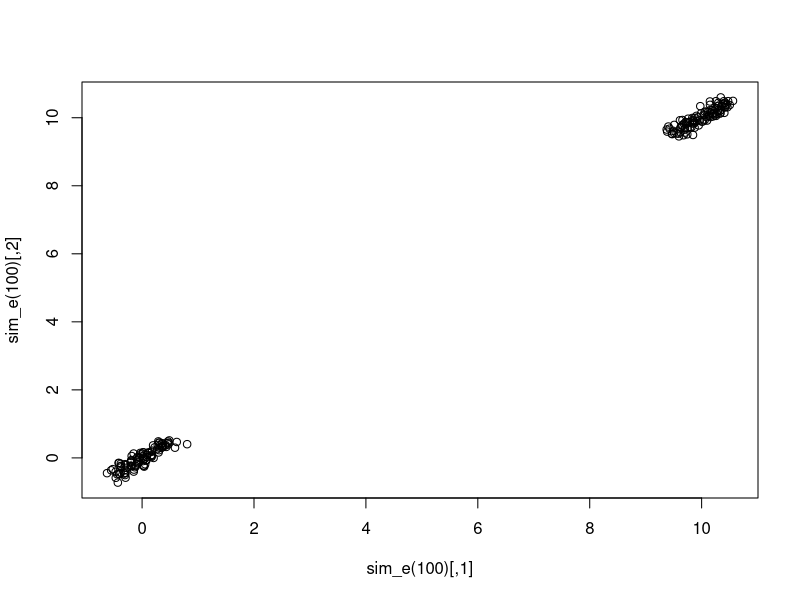

This figure's R source:

#' Simulation 'b' in the gap statistic paper
#'
#' By default, simulate three clusters with standard normal error
#'
#' @param counts a vector of counts for each center
#' @param centers a matrix of centers. Each row contains a p-dimensional vector
#' which represents the center
#' @param mu the mean for the standard noise
#' @param sdev the standard deviation for the noise
#' @return a matrix of dimension sum(counts) by ncol(centers)
sim_b <- function(
    counts = c(25, 50, 25),
    centers = matrix(c(0, 0, 0, 5, 5, -3), ncol = 2, byrow = T),
    mu = 0, sdev = 1)
{
    if (length(counts) != nrow(centers))
        stop("Counts must have same length as number of rows.")

    eps <- rnorm(sum(counts) * ncol(centers), mean = mu, sd = sdev)

    mat <- Map(function(row_i, cnt)
        {
            cur_row <- centers[row_i,]
            matrix(rep(cur_row, cnt), ncol = ncol(centers), byrow = T)
        }, 1:nrow(centers), counts)

    mat <- do.call(rbind, mat)
    mat + eps
}

#' Replicate centers
#'
#' Replicate a bunch of centers
#'
#' @param centers a matrix where each row represents a center in ncol(centers)
#' dimensional space
#' @param counts a count of each row
#' @return a matrix of \code{sum(counts)} rows and ncol(centers) columns
rep_centers <- function(centers, counts)
{
    mat <- Map(function(row_i, cnt)
        {
            cur_row <- centers[row_i,]
            matrix(rep(cur_row, cnt), ncol = ncol(centers), byrow = T)
        }, 1:nrow(centers), counts)

    do.call(rbind, mat)
}

#' Generate random multivariate normal centers
#'
#' Given some parameters, generate some multivariate normal centers
#'
#' @param nclust then umber of clusters, or centers
#' @param mu a vector of the centers
#' @param sigma the covariance matrix
#' @param min_dist the pairwise euclidean distance of all clusters must be at
#' least this distance. If not, then regenerate the centers.
#' @param max_iter the max number of iterations to try to generate centers. If
#' reaches this max, then fail.
#' @return
gen_mvnorm_centers <- function(nclust, mu, sigma, min_dist, max_iter = 1000)
{
    stopifnot(length(mu) == nrow(sigma) && nrow(sigma) == ncol(sigma))

    cur_iter <- 0
    while(cur_iter < max_iter) {
        centers <- MASS::mvrnorm(nclust, mu, sigma)

        if (all(dist(centers) >= min_dist))
            return(centers)

        cur_iter <- cur_iter + 1
    }

    stop("Couldn't generate centers with min_dist by max_iter.")
}

gen_mvnorm_centers(4, c(0, 0), diag(5, 2), 1)

sim_c <- function(
    nclust = 4,
    nobs = c(25, 50),
    mu = rep(0, 4),
    sigma = diag(5, 4)
    )
{
    clust_size <- sample(nobs, nclust, replace = T)
    centers <- gen_mvnorm_centers(nclust, mu, sigma, 1)
    sim_vals <- rep_centers(centers, clust_size)
    eps <- rnorm(length(sim_vals))
    sim_vals <- sim_vals + eps

    sim_vals
}

sim_d <- function()
{
    sim_c(nclust = 4,
        nobs = c(25, 50),
        mu = rep(0, 10),
        sigma = diag(1.9, 10))
}

sim_d()

sim_e <- function(nsamp, rng = c(-0.5, 0.5))
{
    clust_1 <- matrix(rep(seq(from = rng[1], to = rng[2], length.out = nsamp), 3),
        ncol = 3)
    clust_2 <- matrix(rep(seq(from = rng[1], to = rng[2], length.out = nsamp), 3),
        ncol = 3) + 10

    clust_1 <- clust_1 + rnorm(length(clust_1), mean = 0, sd = 0.1)
    clust_2 <- clust_2 + rnorm(length(clust_2), mean = 0, sd = 0.1)
    rbind(clust_1, clust_2)
}

plot(sim_e(100))
